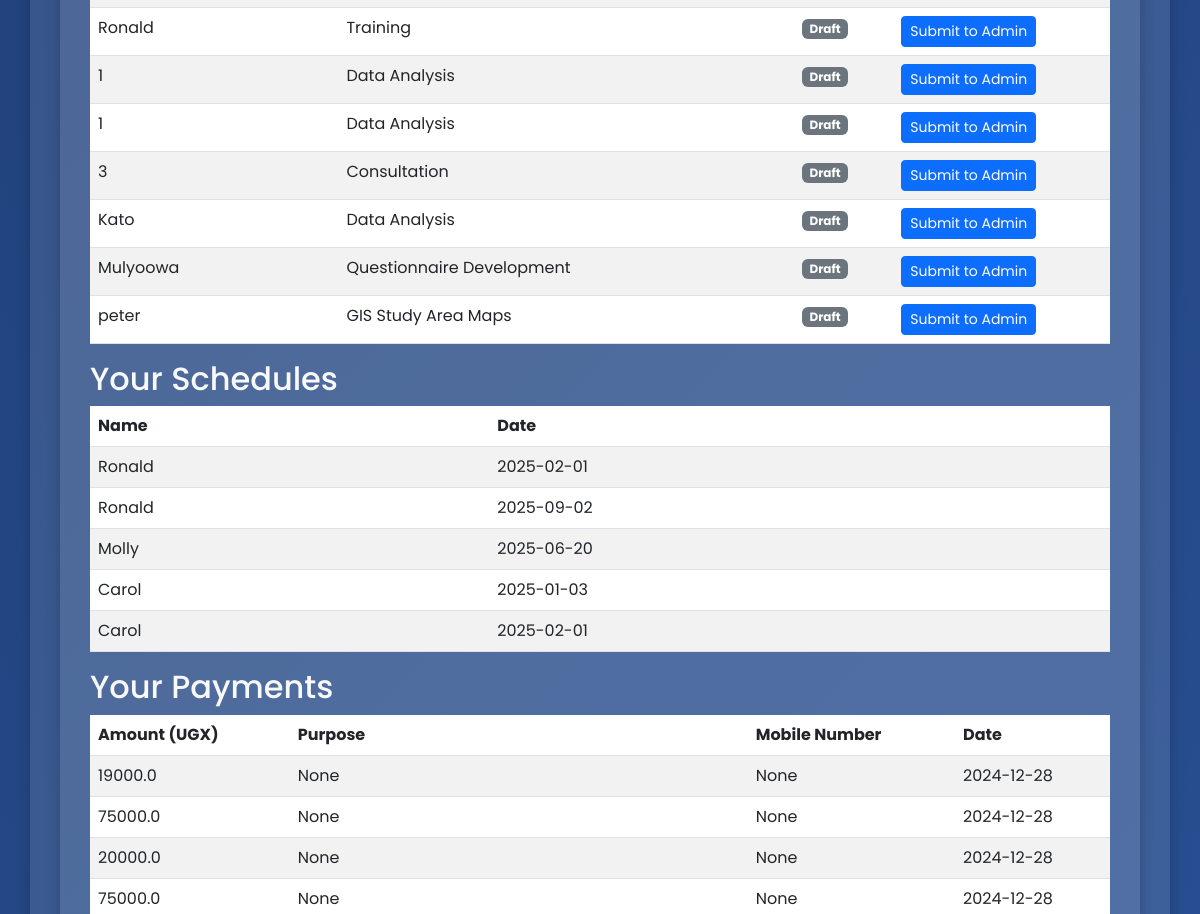
Page / (signed in, middle part) on the earlier database version.
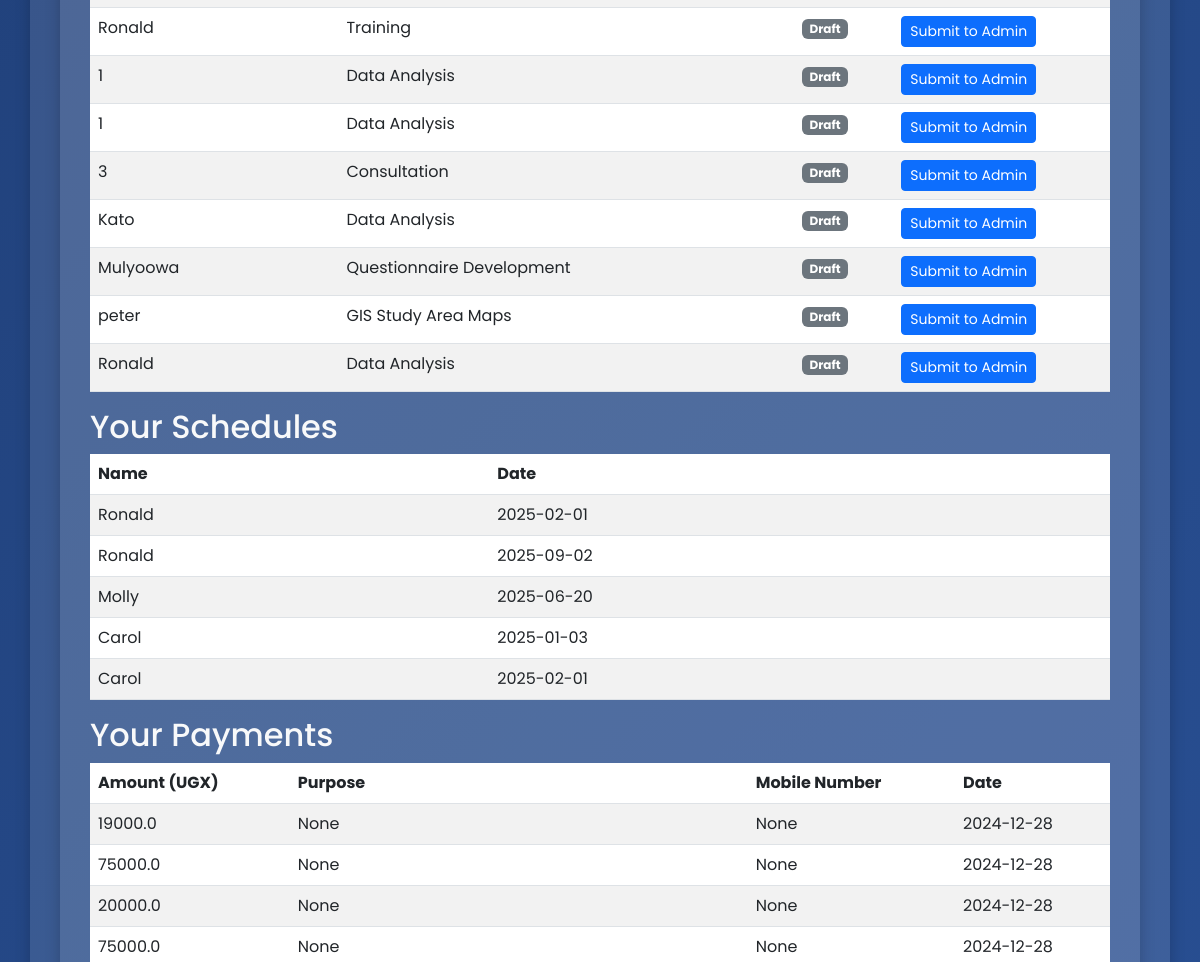
Same page on the later database version.
### tables this page shows
CREATE TABLE orders (
            id INTEGER PRIMARY KEY AUTOINCREMENT,
            user_id INTEGER,
            name TEXT,
            service TEXT
        , status TEXT DEFAULT 'draft');

CREATE TABLE schedules (
            id INTEGER PRIMARY KEY AUTOINCREMENT,
            user_id INTEGER,
            name TEXT,
            date TEXT
        );

CREATE TABLE payments (
            id INTEGER PRIMARY KEY AUTOINCREMENT,
            user_id INTEGER,
            amount REAL,
            date TEXT
        , purpose TEXT, mobile_number TEXT);

### app.py (the view)
@app.route('/')
@login_required
def index():
    conn = sqlite3.connect('database.db')
    cursor = conn.cursor()
    cursor.execute("SELECT name, service FROM orders WHERE user_id = ?", (current_user.id,))
    orders = cursor.fetchall()
    cursor.execute("SELECT name, date FROM schedules WHERE user_id = ?", (current_user.id,))
    schedules = cursor.fetchall()
    cursor.execute("SELECT amount, purpose, mobile_number, date FROM payments WHERE user_id = ?", (current_user.id,))
    payments = cursor.fetchall()
    conn.close()
    return render_template('index.html', company_name=app.config['COMPANY_NAME'], services_outline=app.config['SERVICES_OUTLINE'], orders=orders, schedules=schedules, payments=payments)

### app.py (called while the page is built)
@login_manager.user_loader
def load_user(user_id):
    conn = sqlite3.connect('database.db')
    cursor = conn.cursor()
    cursor.execute("SELECT id, username, is_admin FROM users WHERE id = ?", (user_id,))
    user = cursor.fetchone()
    conn.close()
    if user:
        return User(id=user[0], username=user[1], is_admin=user[2])
    return None

### templates/index.html (shortened to what this page needs)
{% extends "base.html" %}
{% block content %}
<div class="container">
    <table class="table table-striped">
        <tbody>
            {% for order in orders %}
            <tr>
                <td>{{ order[0] }}</td>
                <td>{{ order[1] }}</td>
                <td>{{ order[2] }}</td>
                <td>
                    {% if order[3] == 'submitted' %}
                        <span class="badge bg-success">Submitted</span>
                    {% else %}
                        <span class="badge bg-secondary">Draft</span>
                    {% endif %}
                </td>
                <td>
                    {% if order[3] != 'submitted' %}
                    <form action="/submit_order/{{ order[0] }}" method="post" style="display:inline;">
                        <button type="submit" class="btn btn-primary btn-sm">Submit to Admin</button>
                    </form>
                    {% else %}
                    <span class="text-muted">Already Submitted</span>
                    {% endif %}
                </td>
            </tr>
            {% endfor %}
        </tbody>
    </table>
    <h2>Your Schedules</h2>
    <table class="table table-striped">
        <thead>
            <tr>
                <th>Name</th>
                <th>Date</th>
            </tr>
        </thead>
        <tbody>
            {% for schedule in schedules %}
            <tr>
                <td>{{ schedule[0] }}</td>
                <td>{{ schedule[1] }}</td>
            </tr>
            {% endfor %}
        </tbody>
    </table>
    <h2>Your Payments</h2>
    <table class="table table-striped">
        <thead>
            <tr>
                <th>Amount (UGX)</th>
                <th>Purpose</th>
                <th>Mobile Number</th>
                <th>Date</th>
            </tr>
        </thead>
        <tbody>
            {% for payment in payments %}
            <tr>
                <td>{{ payment[0] }}</td>
                <td>{{ payment[1] }}</td>
                <td>{{ payment[2] }}</td>
                <td>{{ payment[3] }}</td>
            </tr>
            {% endfor %}
        </tbody>
    </table>
</div>
{% endblock %}

Differences in the rows shown:
added orders: name "Ronald", service "Data Analysis", shows "Draft"
